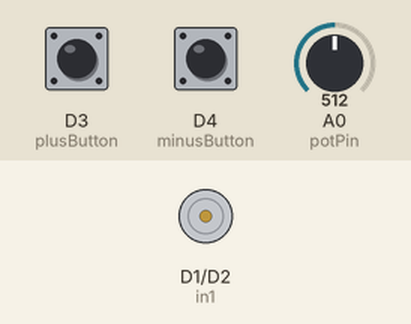
A sketch run on a simulated ESP8266 (NodeMCU). Shown: motor-driver pin pairs drawn as motors (green arrow = first pin HIGH = forward, orange = second pin HIGH = backward, longer = more drive). The inputs (shaded band) are chosen by the test bench; at power-on: D3 (plusButton) LOW, D4 (minusButton) LOW, A0 (potPin) = 512. What the sketch prints to the serial monitor is not drawn.

Above: at 1.2 s.
1.3 s: D3 (plusButton) pulled HIGH for 1 s
At 1.52 s:
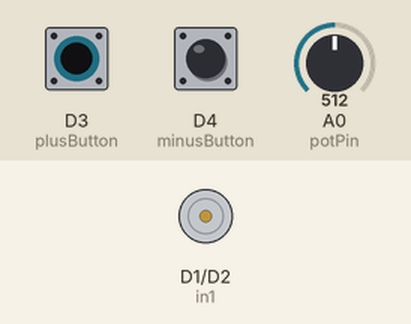
4.3 s: D4 (minusButton) pulled HIGH for 3.2 s
At 7.7 s:
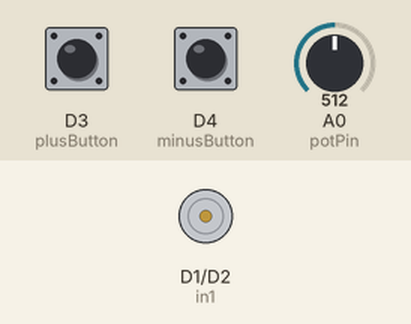
9.0 s: D3 (plusButton) pulled HIGH for 3.2 s
At 9.23 s:
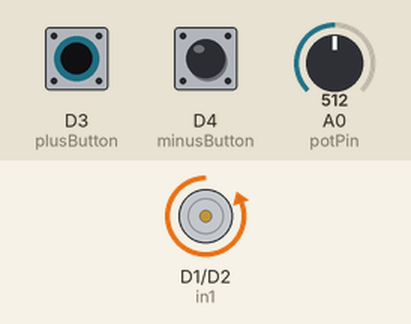
Timing chart, 0 to 13.6 s (numbered marks = the images above; inputs shaded):
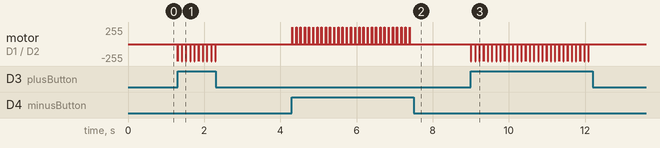

The sketch:

Gripper_with_gear_motor-_custom_servo.ino
```cpp
#define in1 D1
#define in2 D2
#define plusButton D3
#define minusButton D4
#define potPin A0

void setup() {
 Serial.begin(9600);
 pinMode(in1, OUTPUT);
 pinMode(in2, OUTPUT);
 pinMode(plusButton, INPUT);
 pinMode(minusButton, INPUT);
 pinMode(potPin, INPUT);

}

void loop() {
  if(digitalRead(minusButton)!=0)
  {
    decreaseAngle();
    delay(10);
    doNotMove();
  }
  else if(digitalRead(plusButton)!=0)
  {
    increaseAngle();
    delay(10);
    doNotMove();
  }
  else
  {
    doNotMove();
  }

  Serial.println(analogRead(potPin));
  delay(100);

}

void decreaseAngle() //Rotate the gearmotor in the anticlockwise direction tightening the gripper
{
  digitalWrite(in1, HIGH);
  digitalWrite(in2, LOW);
}
void increaseAngle() //Rotate the gearmotor in the clockwise direction loosening the gripper
{
  digitalWrite(in1, LOW);
  digitalWrite(in2, HIGH);
}

void doNotMove()
{
  digitalWrite(in1, LOW);
  digitalWrite(in2, LOW);
}
```

Measured:
- after the input at 1.3 s, motor on D1 (in1) / D2 (in2): alternates backward 255/255 for 0.01 s and stopped for 0.10 s, 20 changes in all, then stays stopped, starting at once
- after the input at 4.3 s, motor on D1 (in1) / D2 (in2): alternates forward 255/255 for 0.01 s and stopped for 0.10 s, 58 changes in all, then stays stopped, starting at once
- after the input at 9.0 s, motor on D1 (in1) / D2 (in2): alternates backward 255/255 for 0.01 s and stopped for 0.10 s, 58 changes in all, then stays stopped, starting at once
